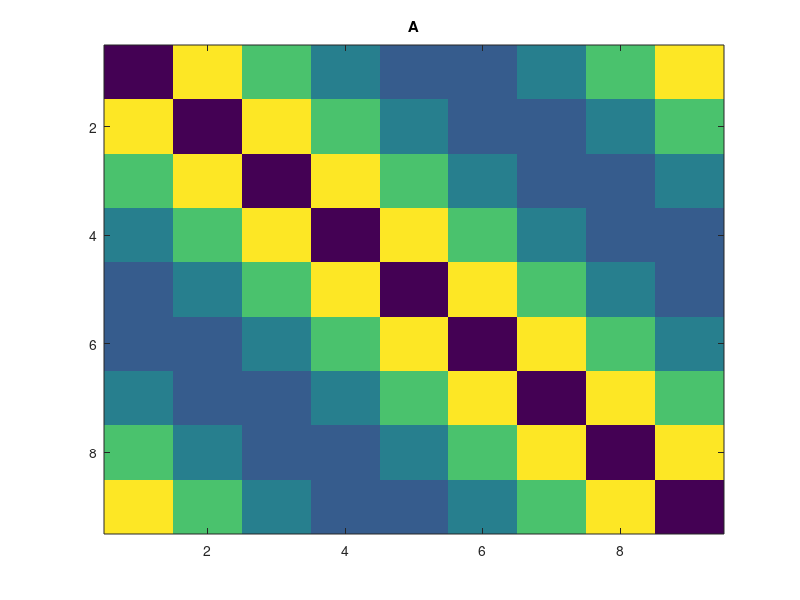
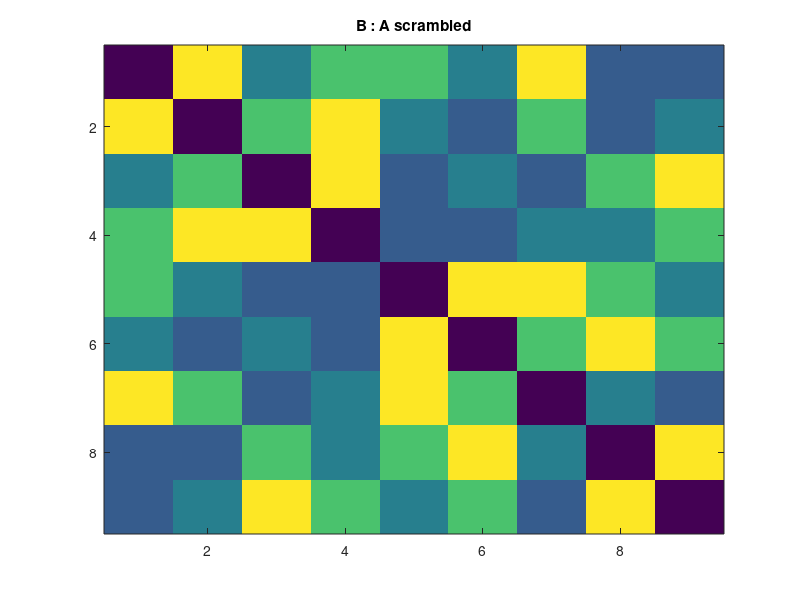
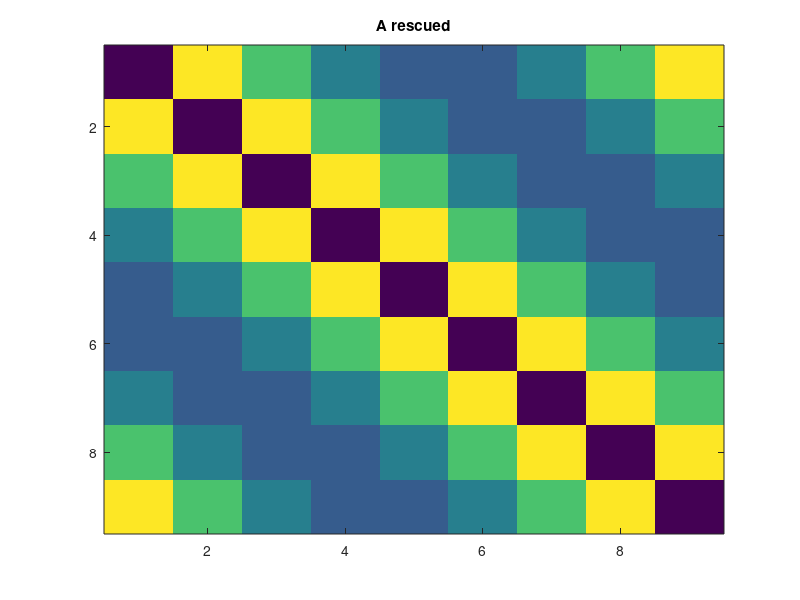

Recreate these plots in MATLAB, in order.
clear all
close all
clc



 N = 9; % %  dimension 
 
 A = [0,7,5,3,2,2,3,5,7;
      7,0,7,5,3,2,2,3,5;
      5,7,0,7,5,3,2,2,3;
      3,5,7,0,7,5,3,2,2;
      2,3,5,7,0,7,5,3,2;
      2,2,3,5,7,0,7,5,3;
      3,2,2,3,5,7,0,7,5;
      5,3,2,2,3,5,7,0,7;
      7,5,3,2,2,3,5,7,0];
  
  figure;
  imagesc(A);title('A')
  
P = randperm(N);
B = A(P,P); 
figure;
imagesc(B); title('B : A scrambled')
%%%%%%%%%%%%%%%%%%%%%%%%%%%%%%%%%%%%%%%%%%%%%%%%%%%%%%%%%%%%%%%%%%%%%%%%%%%%%%%%%%%%%%%%%%%%%%

D =  [0,7,5,3,2,2,3,5,7;        % distance function  (can decrease more or less streeply, starting from the diagonal)
      7,0,7,5,3,2,2,3,5;        %  play with this function eventually and automatise it ...
      5,7,0,7,5,3,2,2,3;
      3,5,7,0,7,5,3,2,2;
      2,3,5,7,0,7,5,3,2;
      2,2,3,5,7,0,7,5,3;
      3,2,2,3,5,7,0,7,5;
      5,3,2,2,3,5,7,0,7;
      7,5,3,2,2,3,5,7,0];


All_perms               = perms([ 1 : N  ] );
Number_of_perms         = size(All_perms,1);
Value_of_cost_function  = zeros(Number_of_perms,1);


for u = 1 : Number_of_perms
    B_temp                        = B(All_perms(u,:), All_perms(u,:));    % one possible realisation 
    Value_of_cost_function(u,1)   = sum(sum(D.*B_temp));
end

    
[val,ind]       = max(Value_of_cost_function);

Retained_permut = All_perms(ind(1),:); 

B_new = B(Retained_permut,Retained_permut);

figure;
imagesc(B_new); title('A rescued')















